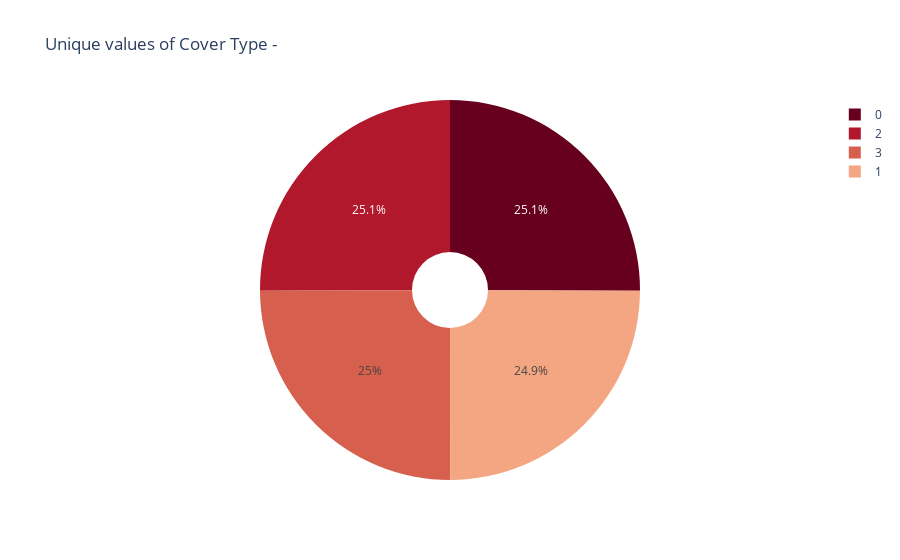

The cell this chart's notebook holds for it:
### Markdown cell above
## Checking the imbalance in the data

### Code cell
price_range_count=Training_data.groupby('price_range').size().reset_index()

price_range_count=price_range_count.rename(columns = {0:'count'})

price_range_count_fig=px.pie(price_range_count,names='price_range',values='count',title=f'Unique values of Cover Type - '
                ,color_discrete_sequence=px.colors.sequential.RdBu ,hole=0.2)

price_range_count_fig.show()

### Figure 1 — Plotly figure (JSON) as saved in the notebook; plotly's stock layout.template omitted (floating-point values rounded to 4 significant figures)
{"data": [{"domain": {"x": [0, 1], "y": [0, 1]}, "hole": 0.2, "hovertemplate": "price_range=%{label}<br>count=%{value}<extra></extra>", "labels": [0, 1, 2, 3], "legendgroup": "", "name": "", "showlegend": true, "type": "pie", "values": [499, 496, 499, 497]}], "layout": {"legend": {"tracegroupgap": 0}, "piecolorway": ["rgb(103,0,31)", "rgb(178,24,43)", "rgb(214,96,77)", "rgb(244,165,130)", "rgb(253,219,199)", "rgb(247,247,247)", "rgb(209,229,240)", "rgb(146,197,222)", "rgb(67,147,195)", "rgb(33,102,172)", "rgb(5,48,97)"], "title": {"text": "Unique values of Cover Type - "}}}
